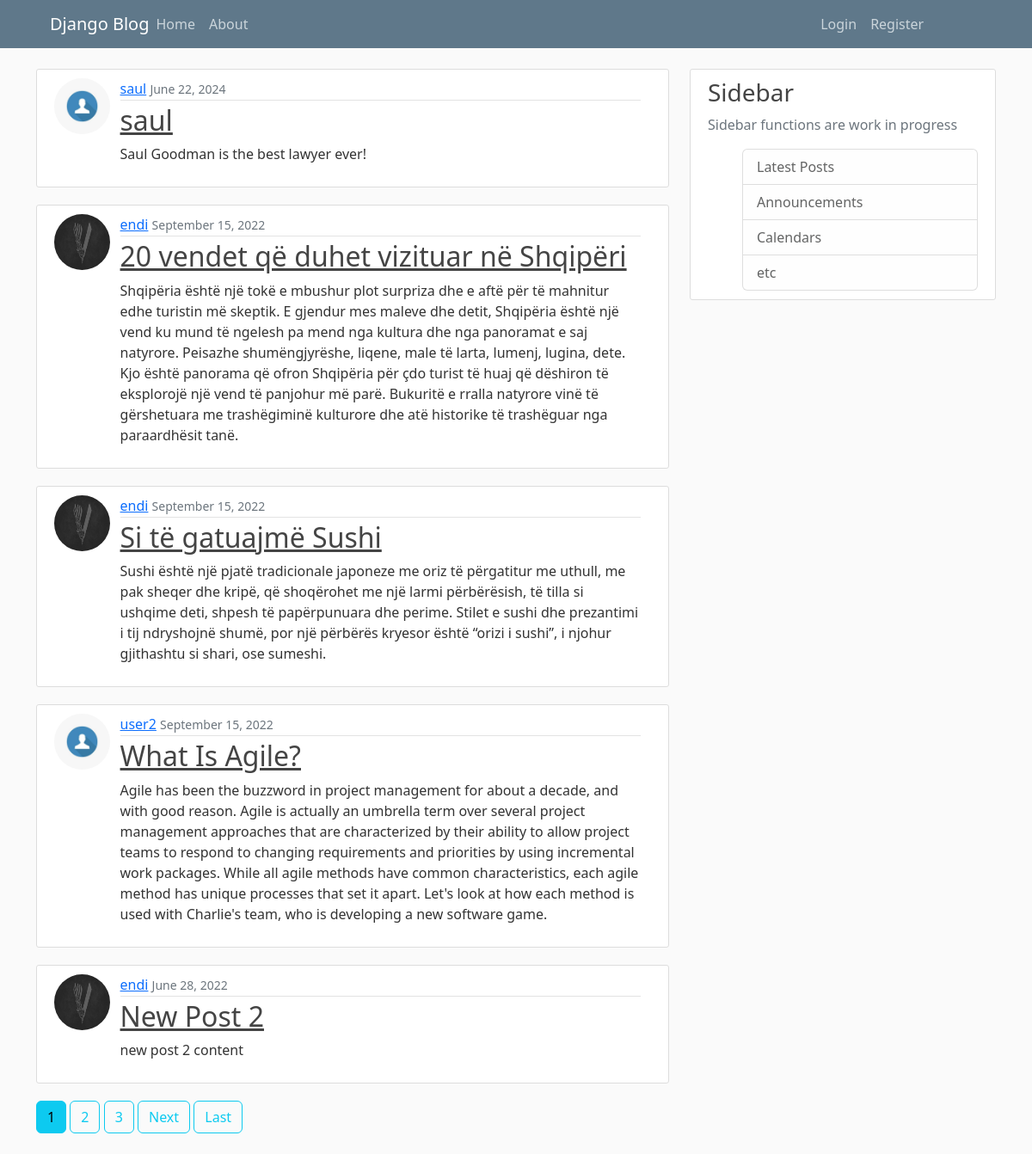
The page /en/ on the database its author committed.
### blog/models.py (models this page shows, shortened)
class Post(models.Model):
    title = models.CharField(_('title'),max_length=100)
    content = models.TextField(_("content"))
    date_posted = models.DateTimeField(_("date posted"),default=timezone.now)
    author = models.ForeignKey(User,verbose_name=_("author"), on_delete=models.CASCADE)   # cascade --> nese fshihet user,
    class Meta:
        verbose_name = _('post')
        verbose_name_plural = _('posts')

### users/models.py (models this page shows, shortened)
class Profile(models.Model):
    user = models.OneToOneField(User, verbose_name=_("user") , on_delete=models.CASCADE)  # cascade --> nese fshihet user,
    image = models.ImageField(_('image'), default='default.jpg', upload_to='profile_pics')
    class Meta:
        verbose_name = _('profile')
        verbose_name_plural = _('profiles')

### blog/views.py (the view)
# urls.py: path('', PostListView.as_view(), name='blog-home'),  # views.home e zevendesojm me PostListView
class PostListView(ListView):
    model = Post
    template_name = 'blog/home.html'  # <app>/<model>_<viewtype>.html -> e kerkon template ne kete format
    context_object_name = 'posts'
    ordering = ['-date_posted']
    paginate_by = 5

### blog/templates/blog/home.html (shortened to what this page needs)
{% extends "blog/base.html" %}
{% load i18n %}
{% block content %}
{% for post in posts %}
<article class="media content-section">
    <div class="row">
        <div class="col-lg-1">
            <img class="rounded-circle article-img" src="{{ post.author.profile.image.url }}">
        </div>
        <div class="col-lg-3 blog-post-text" style="width: 90%">
            <div class="media-body">
                <div class="article-metadata">
                    <a class="mr-2" href="{% url 'user-posts' post.author.username %}">{{ post.author }}</a>
                    <small class="text-muted">{{ post.date_posted|date:"F d, Y" }}</small>
                </div>
                <h2><a class="article-title" href="{% url 'post-detail' post.id %}">{{ post.title }}</a></h2>
                <p class="article-content">{{ post.content }}</p>
            </div>
        </div>
    </div>
</article>
{% endfor %}
{% if is_paginated %}
    {% for num in page_obj.paginator.page_range %}
        {% if page_obj.number == num %}
            <a class="btn btn-info mb-4" href="?page={{ num }}"> {{ num }} </a>
        {% elif num > page_obj.number|add:'-3' and num < page_obj.number|add:'3' %}
            <a class="btn btn-outline-info mb-4" href="?page={{ num }}"> {{ num }} </a>
        {% endif %}
    {% endfor %}
    {% if page_obj.has_next %}
    <a class="btn btn-outline-info mb-4" href="?page={{ page_obj.next_page_number }}">{% trans "Next" %}</a>
    <a class="btn btn-outline-info mb-4" href="?page={{ page_obj.paginator.num_pages }}">{% trans "Last" %}</a>
    {% endif %}
{% endif %}
{% endblock %}

### blog/templates/blog/base.html (shortened to what this page needs)
{% load static %}
{% load i18n %}
<html>
<head>
    <link rel="stylesheet" href="https://cdn.jsdelivr.net/npm/bootstrap@5.2.0-beta1/dist/css/bootstrap.rtl.min.css">
    <link rel="stylesheet" href="{% static 'blog/styles.css' %}">
</head>
<body>
    <header class="site-header">
  <nav class="navbar navbar-expand-md navbar-dark bg-steel fixed-top">
    <div class="container">
      <a class="navbar-brand mr-4" href="{% url 'blog-home' %}">Django Blog</a>
      <div class="collapse navbar-collapse" id="navbarToggle">
        <div class="navbar-nav">
          <a class="nav-item nav-link" href="{% url 'blog-home' %}">{% trans "Home" %}</a>
          <a class="nav-item nav-link" href="{% url 'blog-about' %}">{% trans "About" %}</a>
        </div>
        <div class="navbar-nav navbar-right-side">
            {% if user.is_authenticated %}
            <a class="nav-item nav-link" href="{% url 'post-create' %}">{% trans "New Post" %}</a>
             <a class="nav-item nav-link" href="{% url 'profile' %}">{% trans "Profile" %}</a>
             <a class="nav-item nav-link" href="{% url 'logout' %}">{% trans "Logout" %}</a>
            {% else %}
              <a class="nav-item nav-link" href="{% url 'login' %}">{% trans "Login" %}</a>
              <a class="nav-item nav-link" href="{% url 'register' %}">{% trans "Register" %}</a>
            {% endif %}
        </div>
      </div>
    </div>
  </nav>
</header>
    <main role="main" class="container">
  <div class="row">
    <div class="col-md-8">
      {% block content %}
        {% endblock %}
    </div>
    <div class="col-md-4">
      <div class="content-section">
        <h3>{% trans "Sidebar" %}</h3>
        <p class='text-muted'>{% trans "Sidebar functions are work in progress" %} </p>
          <ul class="list-group">
            <li class="list-group-item list-group-item-light">{% trans "Latest Posts" %}</li>
            <li class="list-group-item list-group-item-light">{% trans "Announcements" %}</li>
            <li class="list-group-item list-group-item-light">{% trans "Calendars" %}</li>
            <li class="list-group-item list-group-item-light">{% trans "etc" %}</li>
          </ul>
      </div>
    </div>
  </div>
</main>
</body>
</html>

### blog/static/blog/styles.css (style rules this page uses)
body { background: #fafafa; color: #333333; margin-top: 5rem; }
h1, h2, h3, h4, h5, h6 { color: #444444; }
ul { margin: 0; }
.bg-steel { background-color: #5f788a; }
.site-header .navbar-nav .nav-link { color: #cbd5db; }
.content-section { background: #ffffff; padding: 10px 20px; border: 1px solid #dddddd; border-radius: 3px; margin-bottom: 20px; }
.article-title { color: #444444; }
.article-content { white-space: pre-line; }
.article-img { height: 65px; width: 65px; margin-right: 16px; }
.article-metadata { padding-bottom: 1px; margin-bottom: 4px; border-bottom: 1px solid #e3e3e3 }
.blog-post-text { padding-left: 4%; }
@media only screen and (min-width: 762px) { .navbar-right-side { margin-left: 66%; } }

### rows shown on the page
Post: author.profile.image (placeholder picture), author "saul", date_posted "June 22, 2024", title "saul", content "Saul Goodman is the best lawyer ever!"
Post: author.profile.image (picture), author "endi", date_posted "September 15, 2022", title "20 vendet që duhet vizituar në Shqipëri", content "Shqipëria është një tokë e mbushur plot surpriza dhe e aftë për të mahnitur edhe turistin më skeptik. E gjendur mes maleve dhe detit, Shqipëria është një vend ku mund të ngelesh pa mend nga kultura dhe nga panoramat e saj natyrore. Peisazhe shumëngjyrëshe, liqene, male të larta, lumenj, lugina, dete. Kjo është panorama që ofron Shqipëria për çdo turist të huaj që dëshiron të eksplorojë një vend të panjohur më parë. Bukuritë e rralla natyrore vinë të gërshetuara me trashëgiminë kulturore dhe atë historike të trashëguar nga paraardhësit tanë."
Post: author.profile.image (picture), author "endi", date_posted "September 15, 2022", title "Si të gatuajmë Sushi", content "Sushi është një pjatë tradicionale japoneze me oriz të përgatitur me uthull, me pak sheqer dhe kripë, që shoqërohet me një larmi përbërësish, të tilla si ushqime deti, shpesh të papërpunuara dhe perime. Stilet e sushi dhe prezantimi i tij ndryshojnë shumë, por një përbërës kryesor është “orizi i sushi”, i njohur gjithashtu si shari, ose sumeshi."
Post: author.profile.image (placeholder picture), author "user2", date_posted "September 15, 2022", title "What Is Agile?", content "Agile has been the buzzword in project management for about a decade, and with good reason. Agile is actually an umbrella term over several project management approaches that are characterized by their ability to allow project teams to respond to changing requirements and priorities by using incremental work packages. While all agile methods have common characteristics, each agile method has unique processes that set it apart. Let's look at how each method is used with Charlie's team, who is developing a new software game."
Post: author.profile.image (picture), author "endi", date_posted "June 28, 2022", title "New Post 2", content "new post 2 content"

### other values the page prints
{{ num }} "1"
{{ num }} "2" "3"
